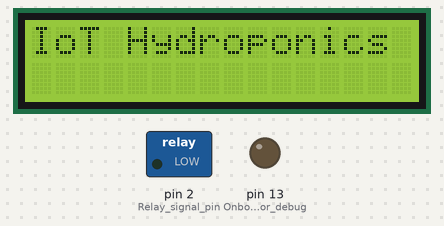
Bench run of a sketch on a simulated Arduino Uno, built with avr-gcc and run on an emulated ATmega328P. On the bench: 16×2 character LCD, switched loads named in the sketch (green lamp = pin HIGH), output pins drawn as LEDs (lit = HIGH). The modem accepts every AT command (registered, SIM ready, sends succeed) and sends nothing else; pins used as bus, display or sensor lines are not drawn; what the sketch prints to the serial monitor is not drawn.

Above: at 0.1 s.
At 1.2 s:
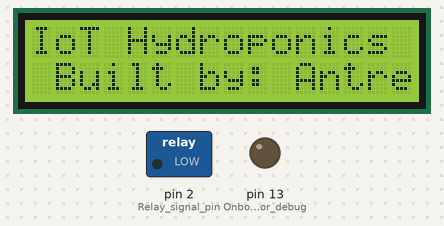
At 2.8 s:
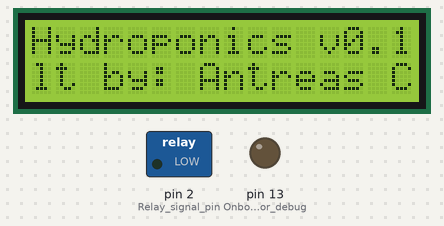
At 4.4 s:
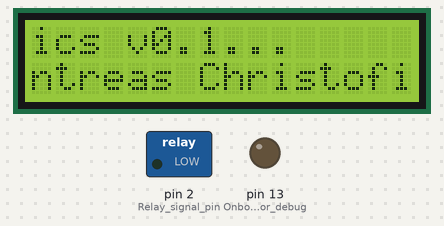
At 7.6 s:
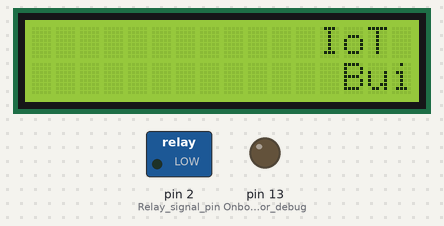
At 29.8 s:
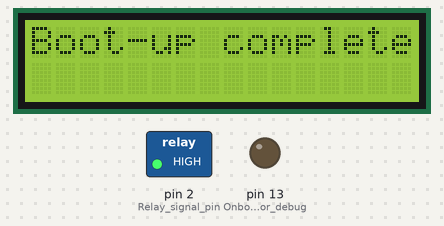

Measured:
- what the display in image 1 shows lasts 1.0 s, from 1.1 s to 2.1 s
- what the display in image 5 shows lasts 0.5 s, from 29.8 s to 30.3 s

The sketch:

IoT_Hydroponics.ino
```cpp
// (licence header left out)
#include <LiquidCrystal_I2C.h>
#include <SoftwareSerial.h>

//Create software serial object to communicate with the SIM900
SoftwareSerial SIM900Serial(10,11);//SIM900 Tx ad Rx pins connected to pins 10 and 11

//Set the LCD address to 0x27 for a 16 character, 2 line display
LiquidCrystal_I2C lcd(0x27, 16, 2);

//Comms section
String msg;
char call;//todo: experiment with String when MCU is online

//ISR timing section
volatile int seconds = 0; //make it volatile because it is used inside the interrupt

//Relay section
boolean relayState = false;

void setup(){

  //Serial Section
  Serial.begin(19200);
  SIM900Serial.begin(19200);

  //LCD Section
  lcd.init();
  lcd.backlight();
  lcd.clear();

  printToLCD(0, 0, "IoT Hydroponics v0.1...");
  delay(1000);
  printToLCD(1, 1, "Built by: Antreas Christofi");
  delay(1000);
  ScrollText("L");
  clearLCD();

  //Pin Section
  pinMode(13, OUTPUT);//Onboard LED pin for debugging the NetLight of the SIM900
  pinMode(9, OUTPUT);//Software power on
  pinMode(3, OUTPUT);//Reset signal to SIM900
  pinMode(2, OUTPUT);//Relay signal pin
  digitalWrite(2, HIGH);//Disable relay on boot, active low

  SoftwarePowerOn();

  delay(20000);//Wait for the SIM900 to start

  SIM900Serial.println("AT+CNMI=2,2,0,0,0\r"); // AT cmd to show output on serial out

  delay(1000);
  SetupTimer();
  printToLCD(0, 0, "Boot-up complete...");
  delay(500);
  ScrollText("L");

  clearLCD();
  clearLCD();

  }

void loop(){

      UpdateSerialConsole();//Uncomment for debugging ONLY, gives direct access to Serial.
      // DO NOT UNCOMMENT AND RUN WITH CODE BELOW, IT BREAKS
      ReceiveMessage();
      // if received command is to turn on relay
      if(msg.indexOf("On")>=0)
      {
        seconds = 0;//start counting from the moment the relay is enabled
        EnableRelay();
        // Send a sms back to confirm that the relay is turned on
        SendMessage("Irrigation Started.");
      }

      // if received command is to turn off relay
      if(msg.indexOf("Off")>=0)
      {
        DisableRelay();
        // Send a sms back to confirm that the relay is turned off
        SendMessage("Irrigation Stopped.");

  }

}//END LOOP


//*********************************************DISPLAY FUNCTIONS*******************************************//

void printToLCD(int col, int row, String toPrint){
  lcd.setCursor(col, row);
  Serial.print(toPrint + "\n");
  lcd.print(toPrint);
  }

void ScrollText(String direction){
  if(direction == "L"){

    for(int i = 0; i < 28; i++){
      lcd.scrollDisplayLeft();
      delay(200);
      }

   }
   else if (direction == "R"){

    for(int i = 0; i < 28; i++){
      lcd.scrollDisplayRight();
      delay(200);
      }

    }

  }

void clearLCD(){
  lcd.clear();
  }

//**********************************************RELAY FUNCTIONS********************************************//

void EnableRelay(){

  delay(20000);
  digitalWrite(2, LOW); //Enable Relay, active low
  Serial.print("Log: Relay Enabled.\n");
  relayState = true;
  msg = "";
  delay(1000);
  }

void DisableRelay(){
  digitalWrite(2, HIGH); //Disable Relay, active high
  Serial.print("Log: Relay Disabled.\n");
  relayState = false;
  msg = "";//clear out message variable
  delay(5000);
  //SoftwareShutDown();

  }

//*********************************************POWER FUNCTIONS*******************************************//

void SoftwareShutDown(){
  SIM900Serial.println("AT+CPOWD=1");
  delay(1000);
  }

void SoftwarePowerOn(){
  digitalWrite(9, HIGH);
  delay(1000);
  digitalWrite(9, LOW);
  }

void SleepModeOne(){
  Serial.println("Going to sleep zzzzzzzzz...");
  delay(100);
  SIM900Serial.println("AT+CSCLK=1");
  delay(1000);
  }

void WakeFromSleepModeOne(){//run in setup function if needed
   digitalWrite(3, LOW);
   digitalWrite(3, HIGH);
   delay(1);
   SIM900Serial.print("AT");
   delay(1);
   SIM900Serial.print("AT+CSCLK=0");
   delay(1);
   digitalWrite(3, LOW);
  }

//*********************************************SERIAL FUNCTIONS*******************************************//


void UpdateSerialConsole()
{
  delay(500);
   if (SIM900Serial.available())
       Serial.write(SIM900Serial.read());
   if (Serial.available())
       SIM900Serial.write(Serial.read());
}

//*********************************************GSM/DIAG FUNCTIONS*******************************************//

void UnlockSIM(){
  SIM900Serial.println("AT+CPIN=1234");
  delay(1000);
  }

void CheckRegistrationStatus(){
  SIM900Serial.println("AT+CREG?");//Ask for registration status
  delay(2500);
  }


//*********************************************GSM/MESG FUNCTIONS*******************************************//
void ReceiveMessage(){

  if (SIM900Serial.available()>0){
    msg=SIM900Serial.readString();
    Serial.print(msg);
  }
}

void SendMessage(String contents)
{
  SIM900Serial.println("AT+CMGF=1");    //Sets the GSM Module in Text Mode
  delay(1000);  // Delay of 1000 milli seconds or 1 second
  SIM900Serial.println("AT+CMGS=\"+35797800474\"\r"); // Replace x with mobile number
  delay(1000);
  SIM900Serial.println(contents);// The SMS text you want to send
  delay(100);
   SIM900Serial.println((char)26);// ASCII code of CTRL+Z
  delay(1000);
}

//*********************************************GSM/CALL FUNCTIONS*******************************************//
void MakeCall(){
  SIM900Serial.println("ATD+35797800474;"); // ATDxxxxxxxxxx; -- watch out here for semicolon at the end!!
  Serial.println("Calling..."); // print response over serial port
  delay(1000);
}

void HangupCall(){
  SIM900Serial.println("ATH");
  Serial.println("Hangup Call...");
  delay(1000);
}

void ReceiveCall(){
  SIM900Serial.println("ATA");
  delay(1000);
  {
    call=SIM900Serial.read();
    Serial.print(call);
  }
}

void RedialCall(){
  SIM900Serial.println("ATDL");
  Serial.println("Redialing....");
  delay(1000);
}

//*********************************************TIMER/ISR FUNCTIONS*******************************************//
void SetupTimer(){
  int frequency = 1; // in hz
  //Interupt Service Routine and timer setup
  noInterrupts();// kill interrupts until everybody is set up
  //We use Timer 1 b/c it's the only 16 bit timer
  TCCR1A = B00000000;//Register A all 0's since we're not toggling any pins

  // TCCR1B clock prescalers
  // 0 0 1 clkI/O /1 (No prescaling)
  // 0 1 0 clkI/O /8 (From prescaler)
  // 0 1 1 clkI/O /64 (From prescaler)
  // 1 0 0 clkI/O /256 (From prescaler)
  // 1 0 1 clkI/O /1024 (From prescaler)
  TCCR1B = B00001100;//bit 3 set for CTC mode, will call interrupt on counter match, bit 2 set to divide clock by 256, so 16MHz/256=62.5KHz
  TIMSK1 = B00000010;//bit 1 set to call the interrupt on an OCR1A match
  OCR1A  = (unsigned long)((62500UL / frequency) - 1UL);//our clock runs at 62.5kHz, which is 1/62.5kHz = 16us
  interrupts();//restart interrupts
}

ISR(TIMER1_COMPA_vect){ //Interrupt Service Routine, Timer/Counter1 Compare Match A
  seconds++;
  if(seconds >= 60) { //set to however many seconds you want
    if(relayState == true){
    Serial.println(micros());           // This code is what happens
    seconds = 0;                        // after 'x' seconds
    DisableRelay();
    SendMessage("Irrigation Stopped.");
    digitalWrite(13, !digitalRead(13)); //
    }
  }
}
```
